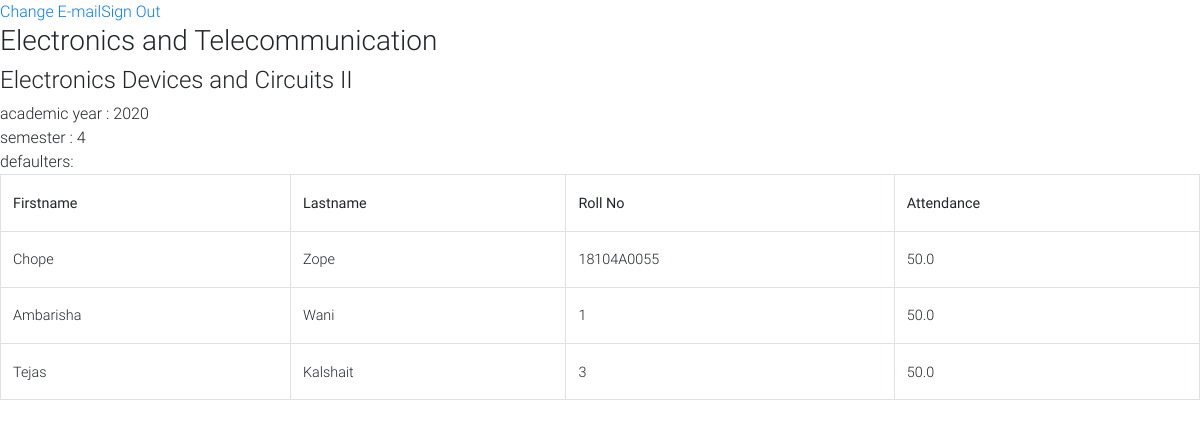
/defaulters/1/1 (signed in), run on an earlier commit of the app's database.
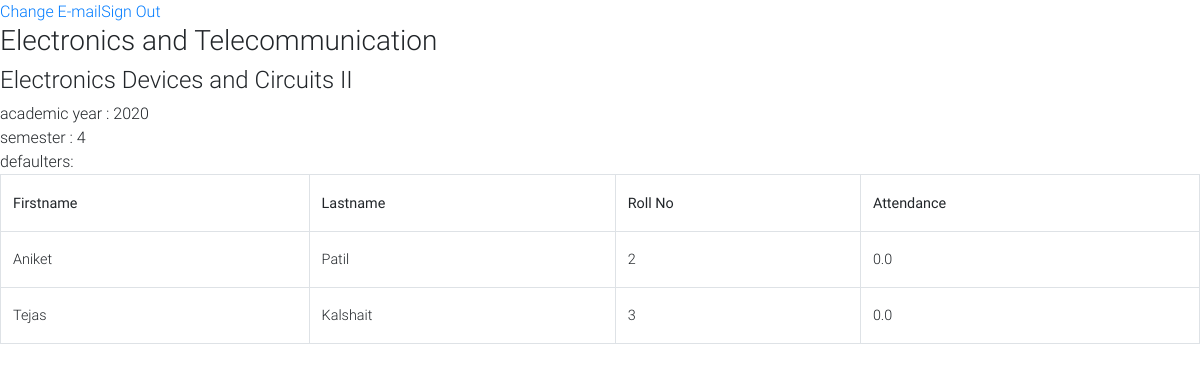
And on a later commit of the database.
### addentance/models.py (models this page shows, shortened)
class Attendance(models.Model):
    student  = models.ForeignKey('Student',on_delete=models.CASCADE,blank=True, null=True)
    subject = models.ForeignKey('Subject',on_delete=models.SET_NULL,blank=True, null=True)
    detailed_attendance = models.ManyToManyField('AttendanceTimestamp',blank=True)
    not_attended = models.IntegerField(default=0)
    total = models.IntegerField(default=0)
    def attendance(self):
        try:
            attendance = ( (self.total - self.not_attended) / self.total )* 100
        except :
            attendance=0
        return round(attendance,2)
    def is_defaulter(self):
        if self.total != 0:
            if ( (self.total - self.not_attended) / self.total )* 100  < 75:
                return True
        return False

class Student(models.Model):
    first_name  = models.CharField(max_length = 100)
    last_name  = models.CharField(max_length = 100)
    roll_no  = models.CharField(max_length = 100)

### addentance/views.py (the view)
# urls.py: path('defaulters/<class_pk>/<subject_pk>', views.Defaulters.as_view(), name='defaulter-list'),
class Defaulters(LoginRequiredMixin,View):
    def get(self,request,class_pk,subject_pk,*args,**kwargs):
        class_ = Class.objects.get(pk = class_pk)
        teacher = Teacher.objects.get(user= request.user)
        subject = Subject.objects.get(pk=subject_pk)
        if isTeacher(class_,teacher,subject):
            defaulters = []
            for student in class_.students.all():
                attendance  = Attendance.objects.get(student=student,subject=subject)
                if attendance.is_defaulter():
                    defaulters.append(attendance)
            context = {
                'class':class_,
                'subject':subject,
                'defaulters':defaulters,
            }
            return render(request,"defaulters.html",context)
        else:
            return redirect('home')

### addentance/models.py (called while the page is built)
    def __str__(self):
        return self.branch_name

### addentance/views.py (called while the page is built)
def isTeacher(class_,teacher,subject):
        try:
            teacher_dets  = Teacher_Detail.objects.get(teacher=teacher, subject=subject) #getting the specific teacher detail
        except:
            teacher_dets = None
        if teacher_dets is not None:
            for class__ in teacher_dets.classes.all():
                if class_==class__:
                        return True
        return False

### templates/defaulters.html
{% extends "base.html" %}
{% block content %}
            <h3>{{class.branch}} {{class.divison}}</h3>
            <h4>{{subject.subject_name}}</h4>
            academic year : {{class.academic_year}}<br>
            semester : {{class.semester}}<br>
            defaulters:
            {% if  defaulters  %}
            <table class="table table-bordered">
                    <tr>
                        <th>Firstname</th>
                        <th>Lastname</th>
                        <th>Roll No</th>
                        <th>Attendance</th>
                    </tr>
            {% for attendance in defaulters  %}
                    <tr>
                        <td>{{attendance.student.first_name}}</td>
                        <td>{{attendance.student.last_name}}</td>
                        <td>{{attendance.student.roll_no}} </td>
                        <td>{{attendance.attendance}}</td>
                        </tr>
            {% endfor %}
            {% else %}
            <h6>NO DEFAULTERS </h6>
           {% endif %}
{% endblock content %}

What changed in the data, as far as the page shows it:
no longer on this page (row edited): Attendance: student.first_name "Chope", student.last_name "Zope", student.roll_no "18104A0055", attendance "50.0"
no longer on this page (row edited): Attendance: student.first_name "Ambarisha", student.last_name "Wani", student.roll_no "1", attendance "50.0"
now on this page (row edited): Attendance: student.first_name "Aniket", student.last_name "Patil", student.roll_no "2", attendance "0.0"
changed Attendance "Tejas": attendance "50.0" → "0.0"
